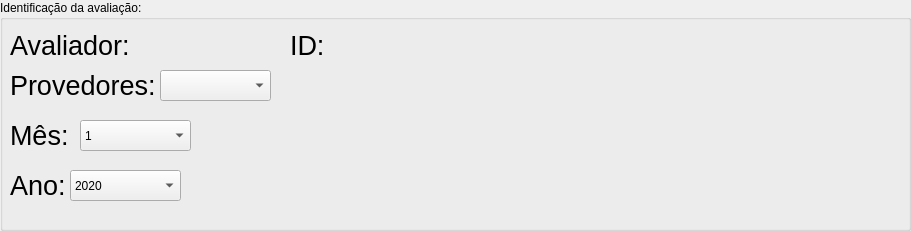
  <widget class="QGroupBox" name="groupBox">
   <property name="geometry">
    <rect>
     <x>10</x>
     <y>50</y>
     <width>911</width>
     <height>231</height>
    </rect>
   </property>
   <property name="title">
    <string>Identificação da avaliação:</string>
   </property>
   <widget class="QLabel" name="label_2">
    <property name="geometry">
     <rect>
      <x>330</x>
      <y>30</y>
      <width>31</width>
      <height>31</height>
     </rect>
    </property>
    <property name="font">
     <font>
      <pointsize>14</pointsize>
     </font>
    </property>
    <property name="styleSheet">
     <string notr="true"/>
    </property>
    <property name="frameShape">
     <enum>QFrame::NoFrame</enum>
    </property>
    <property name="text">
     <string/>
    </property>
   </widget>
   <widget class="QLabel" name="label_35">
    <property name="geometry">
     <rect>
      <x>10</x>
      <y>110</y>
      <width>61</width>
      <height>51</height>
     </rect>
    </property>
    <property name="font">
     <font>
      <pointsize>20</pointsize>
      <kerning>true</kerning>
     </font>
    </property>
    <property name="text">
     <string>Mês:</string>
    </property>
   </widget>
   <widget class="QComboBox" name="comboBox_3">
    <property name="geometry">
     <rect>
      <x>80</x>
      <y>120</y>
      <width>111</width>
      <height>31</height>
     </rect>
    </property>
    <item>
     <property name="text">
      <string>1</string>
     </property>
    </item>
    <item>
     <property name="text">
      <string>2</string>
     </property>
    </item>
    <item>
     <property name="text">
      <string>3</string>
     </property>
    </item>
    <item>
     <property name="text">
      <string>4</string>
     </property>
    </item>
    <item>
     <property name="text">
      <string>5</string>
     </property>
    </item>
    <item>
     <property name="text">
      <string>6</string>
     </property>
    </item>
    <item>
     <property name="text">
      <string>7</string>
     </property>
    </item>
    <item>
     <property name="text">
      <string>8</string>
     </property>
    </item>
    <item>
     <property name="text">
      <string>9</string>
     </property>
    </item>
    <item>
     <property name="text">
      <string>10</string>
     </property>
    </item>
    <item>
     <property name="text">
      <string>11</string>
     </property>
    </item>
    <item>
     <property name="text">
      <string>12</string>
     </property>
    </item>
   </widget>
   <widget class="QLabel" name="label">
    <property name="geometry">
     <rect>
      <x>140</x>
      <y>30</y>
      <width>141</width>
      <height>31</height>
     </rect>
    </property>
    <property name="font">
     <font>
      <pointsize>14</pointsize>
     </font>
    </property>
    <property name="styleSheet">
     <string notr="true"/>
    </property>
    <property name="frameShape">
     <enum>QFrame::NoFrame</enum>
    </property>
    <property name="text">
     <string/>
    </property>
   </widget>
   <widget class="QLabel" name="label_33">
    <property name="geometry">
     <rect>
      <x>10</x>
      <y>60</y>
      <width>151</width>
      <height>51</height>
     </rect>
    </property>
    <property name="font">
     <font>
      <pointsize>20</pointsize>
      <kerning>true</kerning>
     </font>
    </property>
    <property name="text">
     <string>Provedores:</string>
    </property>
   </widget>
   <widget class="QLabel" name="label50">
    <property name="geometry">
     <rect>
      <x>10</x>
      <y>20</y>
      <width>121</width>
      <height>51</height>
     </rect>
    </property>
    <property name="font">
     <font>
      <pointsize>20</pointsize>
      <kerning>true</kerning>
     </font>
    </property>
    <property name="styleSheet">
     <string/>
    </property>
    <property name="text">
     <string>Avaliador:</string>
    </property>
   </widget>
   <widget class="QComboBox" name="comboBox_2">
    <property name="geometry">
     <rect>
      <x>160</x>
      <y>70</y>
      <width>111</width>
      <height>31</height>
     </rect>
    </property>
   </widget>
   <widget class="QComboBox" name="comboBox_4">
    <property name="geometry">
     <rect>
      <x>70</x>
      <y>170</y>
      <width>111</width>
      <height>31</height>
     </rect>
    </property>
    <item>
     <property name="text">
      <string>2020</string>
     </property>
    </item>
    <item>
     <property name="text">
      <string>2021</string>
     </property>
    </item>
    <item>
     <property name="text">
      <string>2022</string>
     </property>
    </item>
    <item>
     <property name="text">
      <string>2023</string>
     </property>
    </item>
    <item>
     <property name="text">
      <string>2024</string>
     </property>
    </item>
    <item>
     <property name="text">
      <string>2025</string>
     </property>
    </item>
    <item>
     <property name="text">
      <string>2026</string>
     </property>
    </item>
    <item>
     <property name="text">
      <string>2027</string>
     </property>
    </item>
    <item>
     <property name="text">
      <string>2028</string>
     </property>
    </item>
    <item>
     <property name="text">
      <string>2029</string>
     </property>
    </item>
    <item>
     <property name="text">
      <string>2030</string>
     </property>
    </item>
   </widget>
   <widget class="QLabel" name="label_51">
    <property name="geometry">
     <rect>
      <x>290</x>
      <y>20</y>
      <width>41</width>
      <height>51</height>
     </rect>
    </property>
    <property name="font">
     <font>
      <pointsize>20</pointsize>
      <kerning>true</kerning>
     </font>
    </property>
    <property name="styleSheet">
     <string/>
    </property>
    <property name="text">
     <string>ID:</string>
    </property>
   </widget>
   <widget class="QLabel" name="label_7">
    <property name="geometry">
     <rect>
      <x>10</x>
      <y>160</y>
      <width>61</width>
      <height>51</height>
     </rect>
    </property>
    <property name="font">
     <font>
      <pointsize>20</pointsize>
      <kerning>true</kerning>
     </font>
    </property>
    <property name="text">
     <string>Ano:</string>
    </property>
   </widget>
  </widget>
